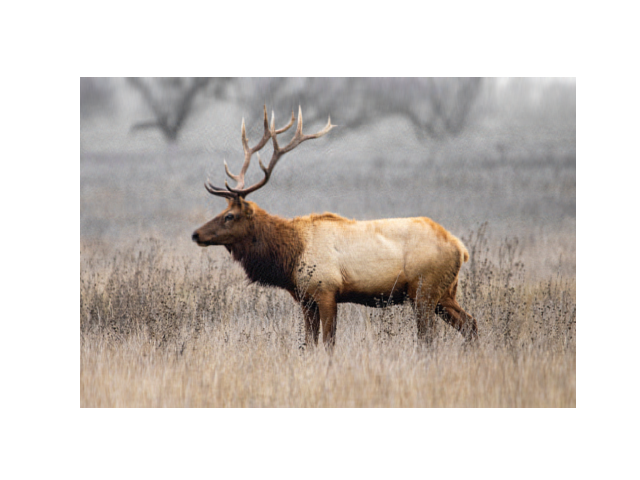
#> input picture hw3/1.png, 640 x 480 px, given in place of deer.png, which was not available
$ python PCA.py
#> lines starting #> are read from the running program, lines starting #| are printed output that depends on the picture; pictures that were not available may be replaced by others from this repository, and a replacement may not be noted
import warnings
warnings.filterwarnings("ignore")
import numpy as np
import matplotlib.pyplot as plt
from matplotlib.image import imread
from sklearn.decomposition import PCA, IncrementalPCA
from tqdm import tqdm
import os


image_raw = imread('./deer.png')
#> image_raw is the input picture: shape (480, 640, 4) float32; mean R, G, B, A 0.808, 0.782, 0.762, 1

gray_chan = False
if (image_raw.ndim) == 2:
    gray_chan = True

if not gray_chan:
    img = []
    for i in tqdm(range(image_raw.shape[-1])):
        img.append(image_raw[:, :, i])
#> after the loop, img = 4 items
else:
    img = image_raw

# [8 lines of commented-out code are left out]
pca = PCA()
# [28 lines of commented-out code are left out]

var = [95, 98, 99]

components = []
for v in var:
    cum_var_list = []
    for i in range(len(img)):
        pca.fit(img[i])
        cum_variance = np.cumsum(pca.explained_variance_ratio_) * 100
        cum_var_list.append(np.argmax(cum_variance > v))
    cum_var_list = np.asarray(cum_var_list)
    components.append(cum_var_list.max())
#> after the loop, components = [7, 23, 40]

all_num = len(cum_variance)
cnt = 0
for q, v in zip(components,  var):
    print("Optimum components for retaining {} % variance : {}".format(v, q))
#> this loop made 3 passes
#> (q, v) on passes 1 to 3: (7, 95), (23, 98), (40, 99)
#| Optimum components for retaining 95 % variance : 7
#| Optimum components for retaining 98 % variance : 23
#| Optimum components for retaining 99 % variance : 40
for k, v in zip(components,var):
    ipca = IncrementalPCA(n_components = k)
    # plt.subplot(1, 3, cnt)
    cnt += 1
    # plt.title('Using {} (of {}) componenets for retaining {}% variance'.format(k, all_num, v))
    if not gray_chan:
        image_reconstructed = []
        for i in range(len(img)):
            x = ipca.inverse_transform(ipca.fit_transform(img[i]))
            image_reconstructed.append(x)
        im = np.stack(tuple(image_reconstructed), axis=-1)
        im = np.clip(im, 0, 1)   # jpg/jpeg: im = np.clip(im, 0, 255).astype('uint8')
    else:
        im = ipca.inverse_transform(ipca.fit_transform(img))
    plt.imshow(im)
    plt.axis('off')
    plt.savefig("{}.png".format(cnt))
#> this loop made 3 passes
#> pass 1, `im = np.stack(tuple(image_reconstructed), axis=-1)`:
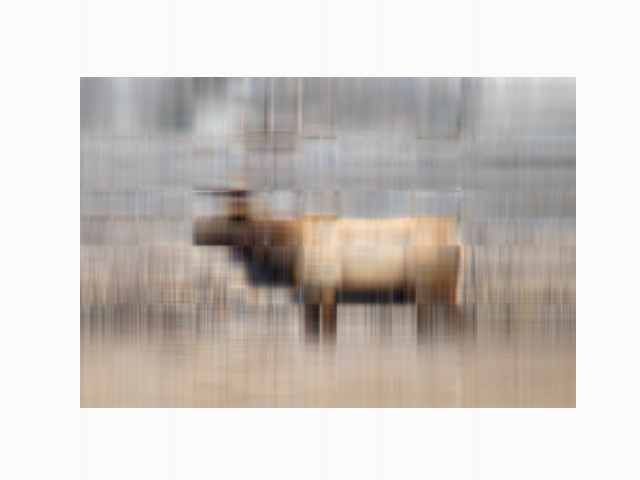
#> im: shape (480, 640, 4) float64; mean of channels 0, 1, 2, 3 0.808, 0.782, 0.763, 1; transparent parts drawn white
#> pass 2, `plt.savefig("{}.png".format(cnt))`:
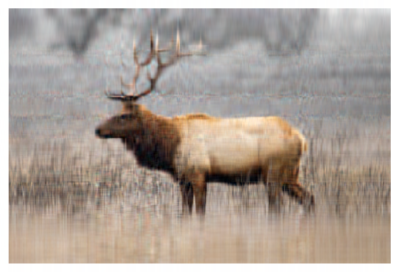
#> figure drawn by matplotlib, 1 panel
#> after the loop, cnt = 3

# plt.tight_layout()
#
# plt.show()

$ run again, on hw3/img_1.png
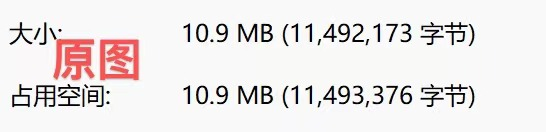
#> input picture hw3/img_1.png, 546 x 132 px, given in place of deer.png, which was not available
#> image_raw is the input picture: shape (132, 546, 3) float32; mean R, G, B 0.922, 0.905, 0.905
#> after the loop `for i in tqdm(range(image_raw.shape[-1])):`: img = 3 items
#> after the loop `for v in var:`: components = [20, 29, 35]
#> the loop `for q, v in zip(components,  var):` made 3 passes
#> (q, v) on passes 1 to 3: (20, 95), (29, 98), (35, 99)
#> (printed output is left out)
#> the loop `for k, v in zip(components,var):` made 3 passes
#> pass 1, `im = np.clip(im, 0, 1)   # jpg/jpeg: im = np.clip(im, 0, 255).astype('..`:
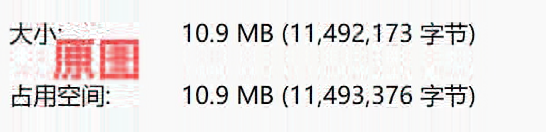
#> im: shape (132, 546, 3) float64; mean of channels 0, 1, 2 0.921, 0.904, 0.903; drawn as R, G, B
#> pass 2, `plt.savefig("{}.png".format(cnt))`:
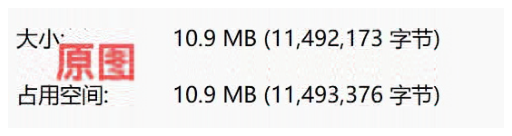
#> figure drawn by matplotlib, 1 panel
#> after the loop `for k, v in zip(components,var):`: cnt = 3

$ run again, on hw3/img_2.png
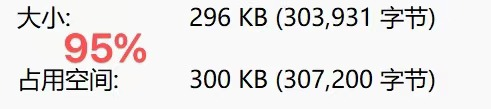
#> input picture hw3/img_2.png, 491 x 109 px, given in place of deer.png, which was not available
#> image_raw is the input picture: shape (109, 491, 3) float32; mean R, G, B 0.909, 0.898, 0.897
#> after the loop `for i in tqdm(range(image_raw.shape[-1])):`: img = 3 items
#> after the loop `for v in var:`: components = [21, 30, 36]
#> the loop `for q, v in zip(components,  var):` made 3 passes
#> (q, v) on passes 1 to 3: (21, 95), (30, 98), (36, 99)
#> (printed output is left out)
#> the loop `for k, v in zip(components,var):` made 3 passes
#> pass 1, `im = np.clip(im, 0, 1)   # jpg/jpeg: im = np.clip(im, 0, 255).astype('..`:
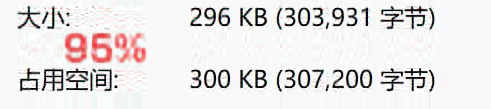
#> im: shape (109, 491, 3) float64; mean of channels 0, 1, 2 0.908, 0.896, 0.895; drawn as R, G, B
#> pass 2, `plt.savefig("{}.png".format(cnt))`:
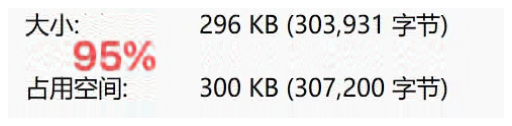
#> figure drawn by matplotlib, 1 panel
#> after the loop `for k, v in zip(components,var):`: cnt = 3
